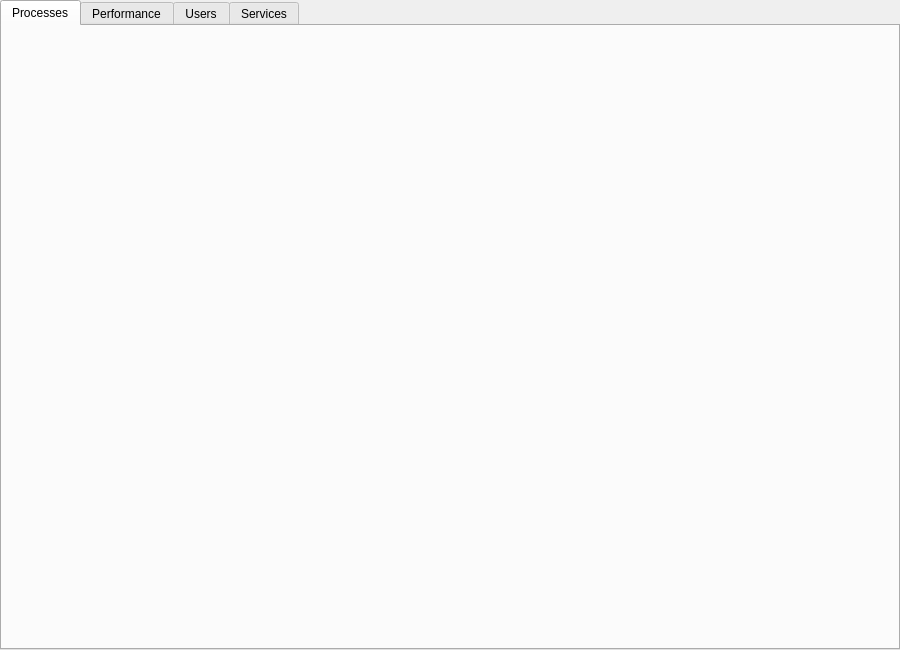
<?xml version="1.0" encoding="UTF-8"?>
<ui version="4.0">
 <class>MainWindow</class>
 <widget class="QMainWindow" name="MainWindow">
  <property name="geometry">
   <rect>
    <x>0</x>
    <y>0</y>
    <width>900</width>
    <height>650</height>
   </rect>
  </property>
  <property name="windowTitle">
   <string>System Monitor</string>
  </property>
  <widget class="QWidget" name="centralwidget">
   <layout class="QVBoxLayout" name="verticalLayout">
    <property name="leftMargin">
     <number>0</number>
    </property>
    <property name="topMargin">
     <number>0</number>
    </property>
    <property name="rightMargin">
     <number>0</number>
    </property>
    <property name="bottomMargin">
     <number>0</number>
    </property>
    <item>
     <widget class="QTabWidget" name="tabWidget">
      <property name="currentIndex">
       <number>0</number>
      </property>
      <widget class="QWidget" name="processesTab">
       <attribute name="title">
        <string>Processes</string>
       </attribute>
       <layout class="QVBoxLayout" name="processesLayout">
        <property name="leftMargin">
         <number>0</number>
        </property>
        <property name="topMargin">
         <number>0</number>
        </property>
        <property name="rightMargin">
         <number>0</number>
        </property>
        <property name="bottomMargin">
         <number>0</number>
        </property>
       </layout>
      </widget>
      <widget class="QWidget" name="performanceTab">
       <attribute name="title">
        <string>Performance</string>
       </attribute>
       <layout class="QVBoxLayout" name="performanceLayout">
        <property name="leftMargin">
         <number>0</number>
        </property>
        <property name="topMargin">
         <number>0</number>
        </property>
        <property name="rightMargin">
         <number>0</number>
        </property>
        <property name="bottomMargin">
         <number>0</number>
        </property>
       </layout>
      </widget>
      <widget class="QWidget" name="usersTab">
       <attribute name="title">
        <string>Users</string>
       </attribute>
       <layout class="QVBoxLayout" name="usersLayout">
        <property name="leftMargin">
         <number>0</number>
        </property>
        <property name="topMargin">
         <number>0</number>
        </property>
        <property name="rightMargin">
         <number>0</number>
        </property>
        <property name="bottomMargin">
         <number>0</number>
        </property>
       </layout>
      </widget>
      <widget class="QWidget" name="servicesTab">
       <attribute name="title">
        <string>Services</string>
       </attribute>
       <layout class="QVBoxLayout" name="servicesLayout">
        <property name="leftMargin">
         <number>0</number>
        </property>
        <property name="topMargin">
         <number>0</number>
        </property>
        <property name="rightMargin">
         <number>0</number>
        </property>
        <property name="bottomMargin">
         <number>0</number>
        </property>
       </layout>
      </widget>
     </widget>
    </item>
   </layout>
  </widget>
  <widget class="QMenuBar" name="menubar">
   <property name="geometry">
    <rect>
     <x>0</x>
     <y>0</y>
     <width>900</width>
     <height>19</height>
    </rect>
   </property>
  </widget>
 </widget>
 <resources/>
 <connections/>
</ui>
